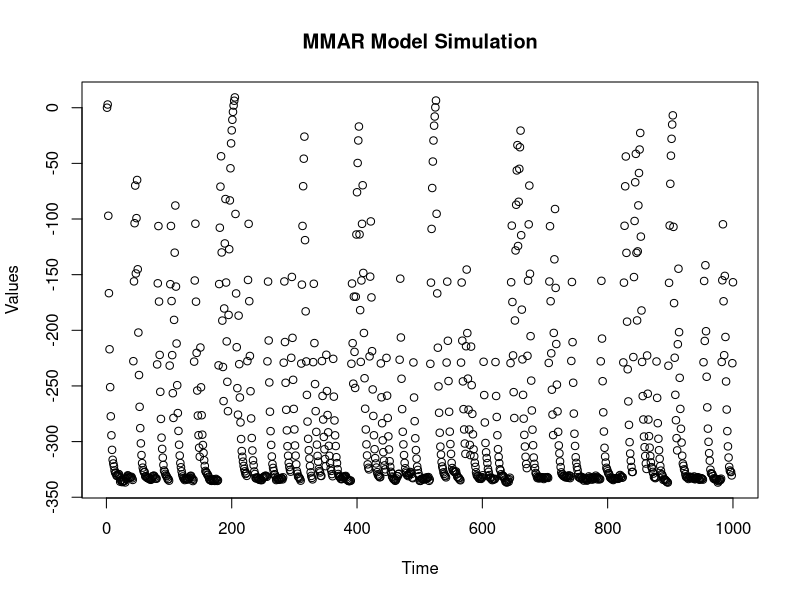

Source code (R):
rm(list = ls())
gc()

# Define the transition matrix for the Markov chain
transition_matrix <- matrix(c(0.6, 0.4,
                              0.05, 0.95), 
                            nrow = 2, byrow = TRUE)

# Function to simulate the Markov chain
simulate_markov_chain <- function(n, transition_matrix) {
  states <- 1:nrow(transition_matrix)
  Jt <- numeric(n)
  Jt[1] <- sample(states, 1)
  for (t in 2:n) {
    Jt[t] <- sample(states, 1, prob = transition_matrix[Jt[t-1], ])
  }
  return(Jt)
}

# Simulate the Markov chain
n <- 1000 
r <- rnorm(n)
Jt <- simulate_markov_chain(n, transition_matrix)

# Simulate the MMAR model
simulate_mmar <- function(n, Jt) {
  y <- numeric(n)
  for (t in 2:n) {
    if (Jt[t] == 1) {
      y[t] <- 4 + 0.7 * y[t-1] + r[t]
    } else {
      y[t] <- -100 + 0.7 * y[t-1] + r[t]
    }
  }
  return(y)
}

# Simulate the MMAR model
y <- simulate_mmar(n, Jt)

# Plot the simulated MMAR model
J_test = Jt[1:100]
plot(y, main="MMAR Model Simulation", ylab="Values", xlab="Time", )